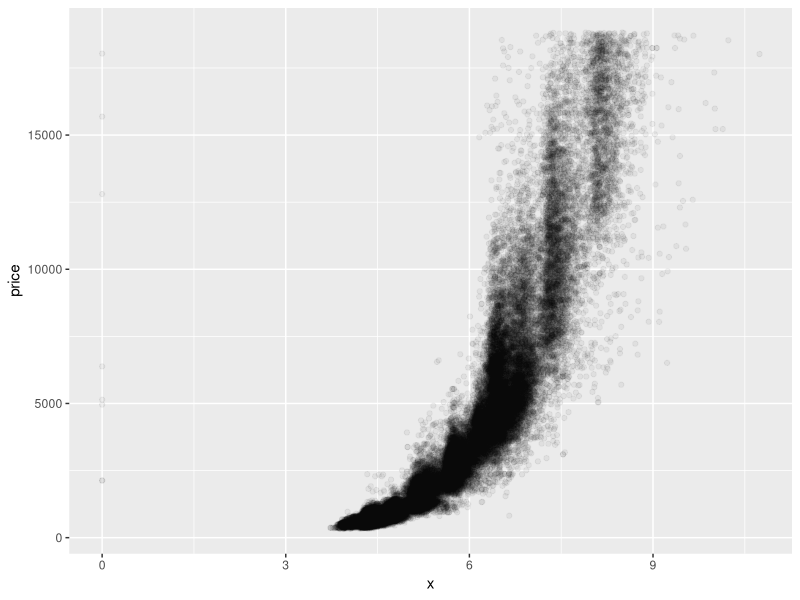
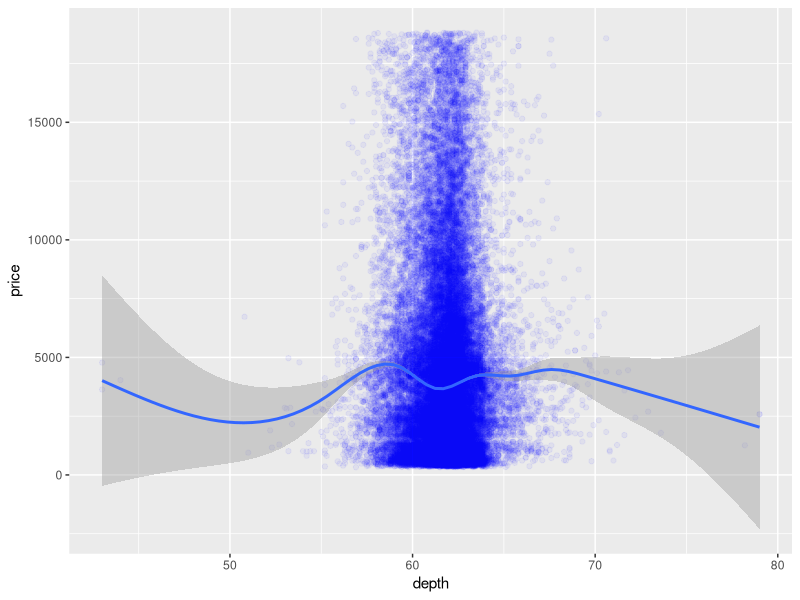
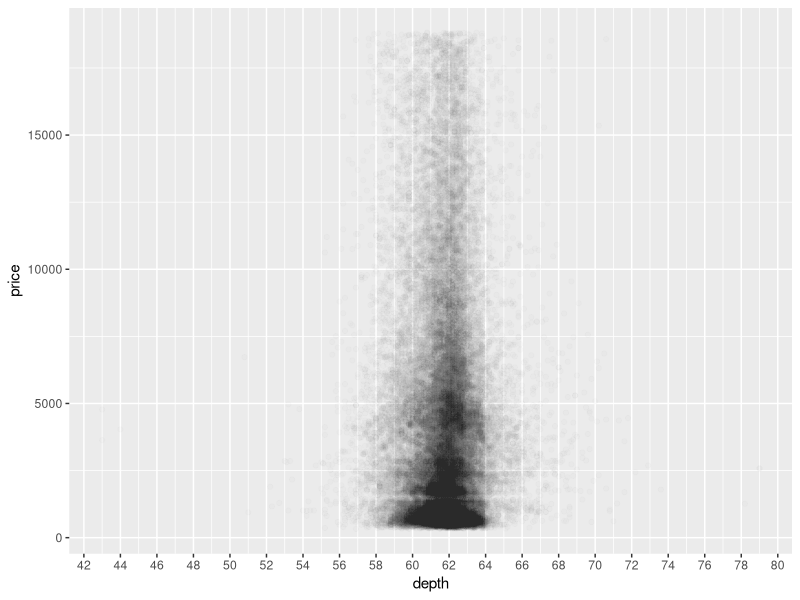
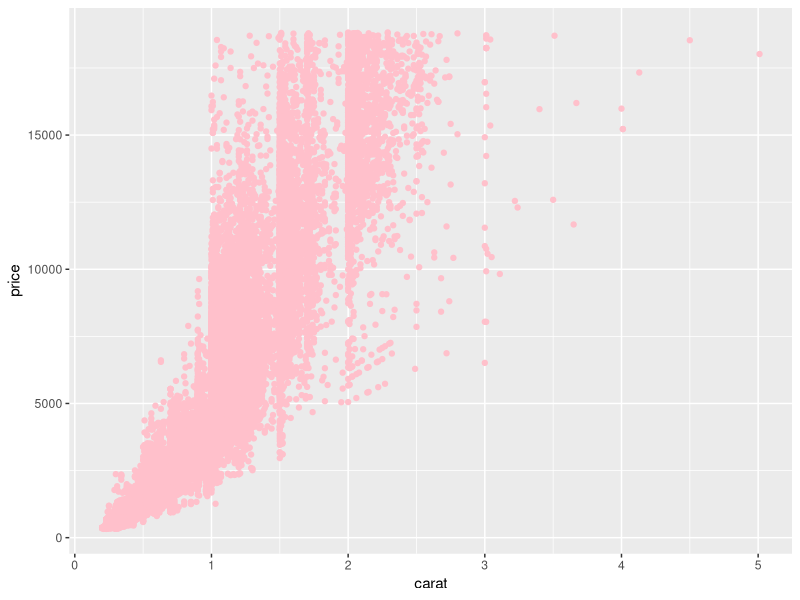
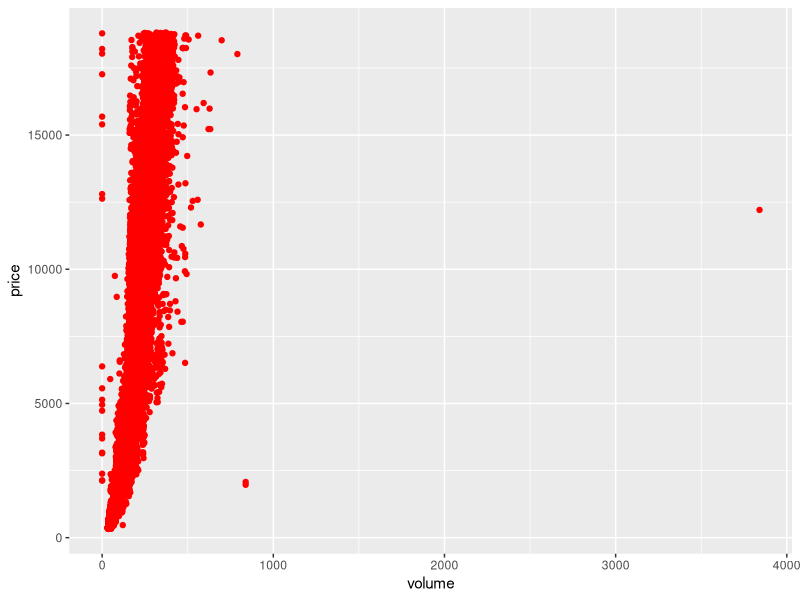

Reproduce these figures in R, in order. (Note: this script raises an error after producing the figures.)
## ---- chunk 1
knitr::opts_chunk$set(echo = TRUE)
## ---- chunk 2
library(ggplot2)
library(plyr)
library(dplyr)
library(gridExtra)

summary(diamonds)
## ---- chunk 3
ggplot(diamonds, aes(x, price)) +
  geom_point(alpha = 1/20)
## ---- chunk 4
corr_x <- with(diamonds, cor.test(price, x))
corr_y <- with(diamonds, cor.test(price, y))
corr_z <- with(diamonds, cor.test(price, z))

sprintf("X: %f, Y: %f, Z: %f", corr_x$estimate, corr_y$estimate, corr_z$estimate)
## ---- chunk 5
ggplot(diamonds, aes(depth, price)) +
  geom_point(alpha = 1/20, color = 'blue') +
  geom_smooth()
## ---- chunk 6
ggplot(data = diamonds, aes(depth, price)) + 
  geom_point(alpha = 1/100) +
  scale_x_continuous(breaks = seq(0, 80, 2))
## ---- chunk 7
corr_depth <- with(diamonds, cor.test(price, depth))

sprintf("Price-Depth: %f", corr_depth$estimate)
## ---- chunk 8
ggplot(diamonds, aes(carat, price)) +
  geom_point(color = 'pink')
## ---- chunk 9
diamonds$volume <- diamonds$x * diamonds$y * diamonds$z

ggplot(diamonds, aes(volume, price)) +
  geom_point(color = 'red')
## ---- chunk 10
count(diamonds$volume == 0)
## ---- chunk 11
corr_volume <- with(subset(diamonds, volume != 0 & volume <= 800),
                    cor.test(price, volume))

sprintf("Price-Volume: %f", corr_volume$estimate)
## ---- chunk 12
ggplot(subset(diamonds, (volume != 0 & volume <= 800)), aes(volume, price)) +
  geom_point(alpha = 1/20, color = 'red') +
  geom_smooth(method = 'lm')
## ---- chunk 13
diamonds_by_clarity <- diamonds %>%
  group_by(clarity) %>%
  summarise(mean_price = mean(price), median_price = median(price),
            min_price = min(price), max_price = max(price), n = n()) %>%
  arrange(clarity)

head(diamonds_by_clarity)
## ---- chunk 14
diamonds_by_clarity <- group_by(diamonds, clarity)
diamonds_mp_by_clarity <- summarise(diamonds_by_clarity, mean_price = mean(price))

diamonds_by_color <- group_by(diamonds, color)
diamonds_mp_by_color <- summarise(diamonds_by_color, mean_price = mean(price))

p_clarity <- ggplot(diamonds_mp_by_clarity, aes(clarity, mean_price)) +
  geom_col(fill = 'blue', alpha = 0.5)

p_color <- ggplot(diamonds_mp_by_color, aes(color, mean_price)) +
  geom_col(fill = 'yellow', alpha = 0.5)

grid.arrange(p_clarity, p_color, ncol = 2, top = "Clarity & Color\n")
